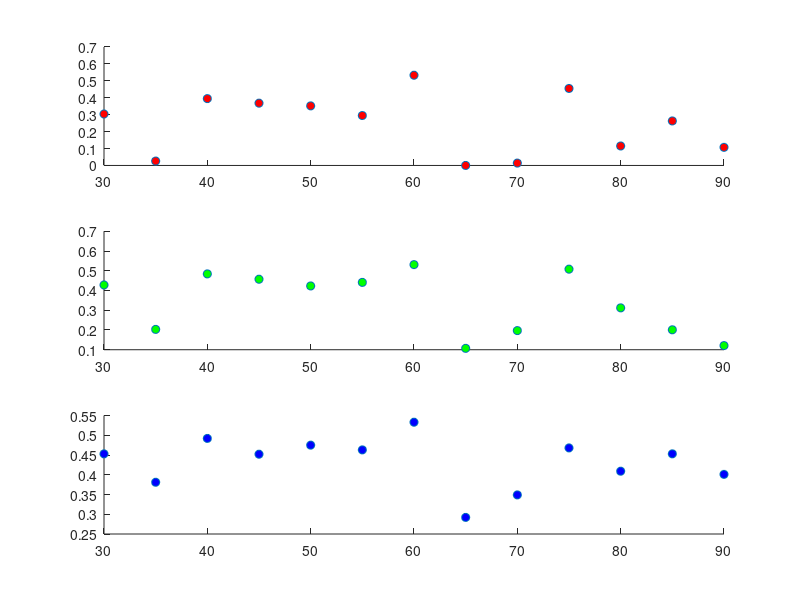

This chart was generated by the following MATLAB code:
close all;
baseline_0_5 = [0.428, 0.203, 0.484, 0.457, 0.423, 0.441, 0.531, 0.107, 0.197, 0.508, 0.312, 0.201, 0.121];
test = [0, 0, 0, 0, 0, 0, 0, 0, 0, 0, 0, 0];
baseline_1_0 = [0.453, 0.381, 0.492, 0.452, 0.475, 0.463, 0.533, 0.292, 0.349, 0.468, 0.409, 0.453, 0.401]
baseline_0_2 = [0.304, 0.026, 0.395, 0.368, 0.352, 0.295, 0.533, 0, 0.014, 0.455, 0.115, 0.263, 0.107];
x = [30:5:90];
figure(1);
hold on;
ax = subplot(3, 1, 1);
scatter(x, baseline_0_2, 'MarkerFaceColor',[1 0 0]);
ax = subplot(3, 1, 2);
scatter(x, baseline_0_5, 'MarkerFaceColor', [0 1 0]);
ax = subplot(3, 1, 3);
scatter(x, baseline_1_0, 'MarkerFaceColor', [0 0 1]);

